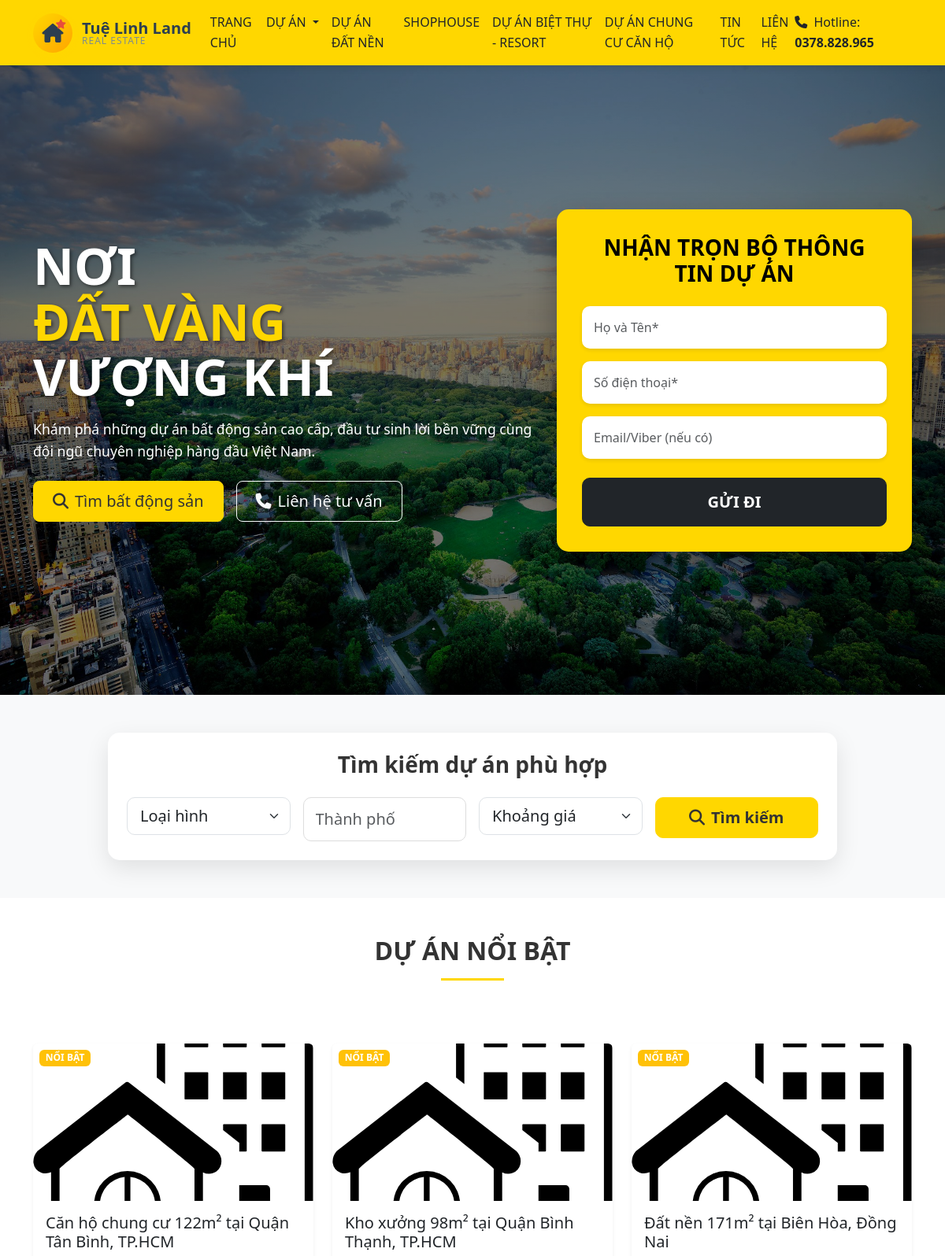
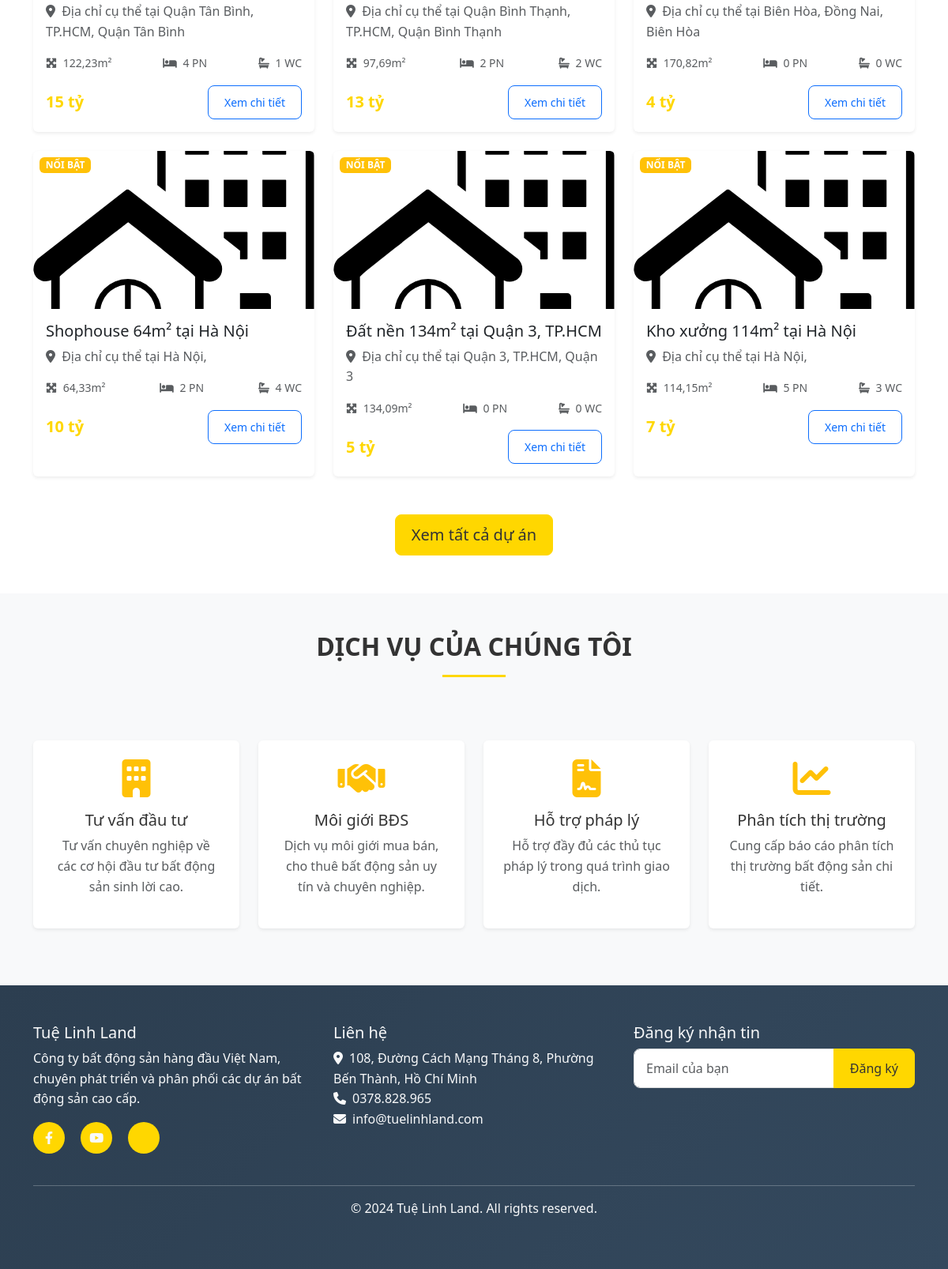
The page / on the database its author committed (2 pictures, top to bottom).
### properties/models.py (models this page shows, shortened)
class Property(models.Model):
    PROPERTY_STATUS = [
        ('available', 'Có sẵn'),
        ('sold', 'Đã bán'),
        ('reserved', 'Đã đặt cọc'),
    ]
    title = models.CharField(max_length=200, verbose_name="Tiêu đề")
    description = models.TextField(verbose_name="Mô tả")
    property_type = models.ForeignKey(PropertyType, on_delete=models.CASCADE, verbose_name="Loại hình")
    price = models.DecimalField(max_digits=15, decimal_places=0, verbose_name="Giá")
    area = models.FloatField(verbose_name="Diện tích (m²)")
    bedrooms = models.IntegerField(verbose_name="Số phòng ngủ", default=0)
    bathrooms = models.IntegerField(verbose_name="Số phòng tắm", default=0)
    address = models.CharField(max_length=300, verbose_name="Địa chỉ")
    ward = models.CharField(max_length=100, verbose_name="Phường/Xã")
    district = models.CharField(max_length=100, verbose_name="Quận/Huyện")
    city = models.CharField(max_length=100, verbose_name="Tỉnh/Thành phố")
    status = models.CharField(max_length=20, choices=PROPERTY_STATUS, default='available', verbose_name="Trạng thái")
    featured = models.BooleanField(default=False, verbose_name="Nổi bật")
    latitude = models.FloatField(null=True, blank=True, verbose_name="Vĩ độ")
    longitude = models.FloatField(null=True, blank=True, verbose_name="Kinh độ")
    created_at = models.DateTimeField(auto_now_add=True)
    updated_at = models.DateTimeField(auto_now=True)
    class Meta:
        verbose_name = "Bất động sản"
        verbose_name_plural = "Bất động sản"
        ordering = ['-created_at']
    @property
    def get_primary_image_url(self):
        primary_image = self.images.filter(is_primary=True).first()
        first_image = self.images.first()
        return f"{settings.STATIC_URL}images/property-placeholder.svg"

### frontend/views.py (the view)
# urls.py: path("", views.home_view, name="home"),
def home_view(request):
    featured_properties = Property.objects.filter(featured=True, status="available")[:6]
    property_types = PropertyType.objects.all()
    context = {
        "featured_properties": featured_properties,
        "property_types": property_types,
    }
    return render(request, "frontend/home.html", context)

### templates/frontend/home.html (shortened to what this page needs)
{% extends 'base.html' %}
{% load static %}
{% block content %}
<section class="hero-section">
    <div class="container">
        <div class="row align-items-center">
            <div class="col-lg-7 text-white">
                <div class="hero-content">
                    <h1 class="fw-bold mb-3">
                        NƠI<br>
                        <span style="color: #FFD700;">ĐẤT VÀNG</span><br>
                        VƯỢNG KHÍ
                    </h1>
                    <p class="lead mb-4" style="font-size: 1.1rem; line-height: 1.6;">
                        Khám phá những dự án bất động sản cao cấp, đầu tư sinh lời bền vững
                        cùng đội ngũ chuyên nghiệp hàng đầu Việt Nam.
                    </p>
                    <div class="d-flex gap-3 flex-wrap">
                        <a href="{% url 'frontend:property-list' %}" class="btn btn-warning btn-lg px-4">
                            <i class="fas fa-search me-2"></i>Tìm bất động sản
                        </a>
                        <a href="{% url 'frontend:contact' %}" class="btn btn-outline-light btn-lg px-4">
                            <i class="fas fa-phone me-2"></i>Liên hệ tư vấn
                        </a>
                    </div>
                </div>
            </div>
            <div class="col-lg-5">
                <div class="contact-form-card">
                    <h3 class="mb-4">
                        NHẬN TRỌN BỘ THÔNG<br>TIN DỰ ÁN
                    </h3>
                    <form id="contactForm" class="contact-form">
                        <div class="mb-3">
                            <input type="text" name="name" class="form-control form-control-lg"
                                   placeholder="Họ và Tên*" required>
                        </div>
                        <div class="mb-3">
                            <input type="tel" name="phone" class="form-control form-control-lg"
                                   placeholder="Số điện thoại*" required>
                        </div>
                        <div class="mb-4">
                            <input type="email" name="email" class="form-control form-control-lg"
                                   placeholder="Email/Viber (nếu có)">
                        </div>
                        <button type="submit" class="btn btn-dark btn-lg w-100">
                            GỬI ĐI
                        </button>
                    </form>
                </div>
            </div>
        </div>
    </div>
</section>
<section class="quick-search py-5" style="background: #f8f9fa;">
    <div class="container">
        <div class="row justify-content-center">
            <div class="col-lg-10">
                <div class="search-card p-4" style="background: white; border-radius: 15px; box-shadow: 0 10px 30px rgba(0,0,0,0.1);">
                    <h3 class="text-center mb-4 fw-bold" style="color: #333;">Tìm kiếm dự án phù hợp</h3>
                    <form method="GET" action="{% url 'frontend:property-list' %}" class="row g-3">
                        <div class="col-md-3">
                            <select name="type" class="form-select form-select-lg" style="border-radius: 10px;">
                                <option value="">Loại hình</option>
                            </select>
                        </div>
                        <div class="col-md-3">
                            <input type="text" name="city" class="form-control form-control-lg"
                                   placeholder="Thành phố" style="border-radius: 10px;">
                        </div>
                        <div class="col-md-3">
                            <select name="price_range" class="form-select form-select-lg" style="border-radius: 10px;">
                                <option value="">Khoảng giá</option>
                            </select>
                        </div>
                        <div class="col-md-3">
                            <button type="submit" class="btn btn-warning btn-lg w-100"
                                    style="border-radius: 10px; font-weight: 600;">
                                <i class="fas fa-search me-2"></i>Tìm kiếm
                            </button>
                        </div>
                    </form>
                </div>
            </div>
        </div>
    </div>
</section>
<section class="featured-properties py-5">
    <div class="container">
        <div class="row">
            <div class="col-12 text-center mb-5">
                <h2 class="section-title fw-bold">DỰ ÁN NỔI BẬT</h2>
                <div class="title-underline mx-auto"></div>
            </div>
        </div>
        <div class="row">
            {% for property in featured_properties %}
            <div class="col-lg-4 col-md-6 mb-4">
                <div class="card property-card h-100 shadow-sm">
                    <div class="card-img-wrapper position-relative" style="height: 200px; overflow: hidden;">
                        <img
                            src="{{ property.get_primary_image_url }}"
                            alt="{{ property.title }}"
                            class="card-img-top w-100 h-100"
                            style="object-fit: cover; transition: transform 0.3s ease;"
                            onerror="handleImageError(this)"
                            loading="lazy"
                        >
                        {% if property.featured %}
                        <span class="badge bg-warning position-absolute top-0 start-0 m-2">NỔI BẬT</span>
                        {% endif %}
                    </div>
                    <div class="card-body">
                        <h5 class="card-title">{{ property.title }}</h5>
                        <p class="card-text text-muted">
                            <i class="fas fa-map-marker-alt me-1"></i>
                            {{ property.address }}, {{ property.district }}
                        </p>
                        <div class="property-details d-flex justify-content-between mb-3">
                            <small class="text-muted">
                                <i class="fas fa-expand-arrows-alt me-1"></i>
                                {{ property.area|floatformat:2 }}m²
                            </small>
                            <small class="text-muted">
                                <i class="fas fa-bed me-1"></i>
                                {{ property.bedrooms }} PN
                            </small>
                            <small class="text-muted">
                                <i class="fas fa-bath me-1"></i>
                                {{ property.bathrooms }} WC
                            </small>
                        </div>
                        <div class="d-flex justify-content-between align-items-center">
                            <span class="price fw-bold text-warning fs-5">
                                {{ property.price|floatformat:0 }} tỷ
                            </span>
                            <a href="{% url 'frontend:property-detail' property.pk %}" class="btn btn-outline-primary btn-sm">
                                Xem chi tiết
                            </a>
                        </div>
                    </div>
                </div>
            </div>
            {% empty %}
            <div class="col-12 text-center">
                <p class="text-muted">Chưa có dự án nào được đăng.</p>
            </div>
            {% endfor %}
        </div>
        {% if featured_properties %}
        <div class="text-center mt-4">
            <a href="{% url 'frontend:property-list' %}" class="btn btn-warning btn-lg">
                Xem tất cả dự án
            </a>
        </div>
        {% endif %}
    </div>
</section>
<section class="services bg-light py-5">
    <div class="container">
        <div class="row">
            <div class="col-12 text-center mb-5">
                <h2 class="section-title fw-bold">DỊCH VỤ CỦA CHÚNG TÔI</h2>
                <div class="title-underline mx-auto"></div>
            </div>
        </div>
        <div class="row">
            <div class="col-lg-3 col-md-6 mb-4">
                <div class="service-card text-center p-4 bg-white rounded shadow-sm h-100">
                    <div class="service-icon mb-3">
                        <i class="fas fa-building fa-3x text-warning"></i>
                    </div>
                    <h5>Tư vấn đầu tư</h5>
                    <p class="text-muted">Tư vấn chuyên nghiệp về các cơ hội đầu tư bất động sản sinh lời cao.</p>
                </div>
            </div>
            <div class="col-lg-3 col-md-6 mb-4">
                <div class="service-card text-center p-4 bg-white rounded shadow-sm h-100">
                    <div class="service-icon mb-3">
                        <i class="fas fa-handshake fa-3x text-warning"></i>
                    </div>
                    <h5>Môi giới BĐS</h5>
                    <p class="text-muted">Dịch vụ môi giới mua bán, cho thuê bất động sản uy tín và chuyên nghiệp.</p>
                </div>
            </div>
            <div class="col-lg-3 col-md-6 mb-4">
                <div class="service-card text-center p-4 bg-white rounded shadow-sm h-100">
                    <div class="service-icon mb-3">
                        <i class="fas fa-file-contract fa-3x text-warning"></i>
                    </div>
                    <h5>Hỗ trợ pháp lý</h5>
                    <p class="text-muted">Hỗ trợ đầy đủ các thủ tục pháp lý trong quá trình giao dịch.</p>
                </div>
            </div>
            <div class="col-lg-3 col-md-6 mb-4">
                <div class="service-card text-center p-4 bg-white rounded shadow-sm h-100">
                    <div class="service-icon mb-3">
                        <i class="fas fa-chart-line fa-3x text-warning"></i>
                    </div>
                    <h5>Phân tích thị trường</h5>
                    <p class="text-muted">Cung cấp báo cáo phân tích thị trường bất động sản chi tiết.</p>
                </div>
            </div>
        </div>
    </div>
</section>
{% endblock %}

### rows shown on the page
Property: featured "NỔI BẬT", title "Căn hộ chung cư 122m² tại Quận Tân Bình, TP.HCM", address "Địa chỉ cụ thể tại Quận Tân Bình, TP.HCM", district "Quận Tân Bình", area "122,23", bedrooms "4", bathrooms "1", price "15"
Property: featured "NỔI BẬT", title "Kho xưởng 98m² tại Quận Bình Thạnh, TP.HCM", address "Địa chỉ cụ thể tại Quận Bình Thạnh, TP.HCM", district "Quận Bình Thạnh", area "97,69", bedrooms "2", bathrooms "2", price "13"
Property: featured "NỔI BẬT", title "Đất nền 171m² tại Biên Hòa, Đồng Nai", address "Địa chỉ cụ thể tại Biên Hòa, Đồng Nai", district "Biên Hòa", area "170,82", bedrooms "0", bathrooms "0", price "4"
Property: featured "NỔI BẬT", title "Shophouse 64m² tại Hà Nội", address "Địa chỉ cụ thể tại Hà Nội", area "64,33", bedrooms "2", bathrooms "4", price "10"
Property: featured "NỔI BẬT", title "Đất nền 134m² tại Quận 3, TP.HCM", address "Địa chỉ cụ thể tại Quận 3, TP.HCM", district "Quận 3", area "134,09", bedrooms "0", bathrooms "0", price "5"
Property: featured "NỔI BẬT", title "Kho xưởng 114m² tại Hà Nội", address "Địa chỉ cụ thể tại Hà Nội", area "114,15", bedrooms "5", bathrooms "3", price "7"
